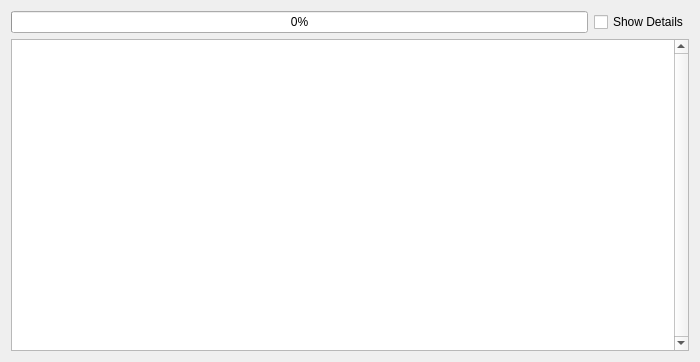
<?xml version="1.0" encoding="UTF-8"?>
<ui version="4.0">
 <class>avrOutputDialog</class>
 <widget class="QDialog" name="avrOutputDialog">
  <property name="geometry">
   <rect>
    <x>0</x>
    <y>0</y>
    <width>700</width>
    <height>348</height>
   </rect>
  </property>
  <property name="sizePolicy">
   <sizepolicy hsizetype="Preferred" vsizetype="Minimum">
    <horstretch>0</horstretch>
    <verstretch>0</verstretch>
   </sizepolicy>
  </property>
  <property name="minimumSize">
   <size>
    <width>700</width>
    <height>0</height>
   </size>
  </property>
  <property name="maximumSize">
   <size>
    <width>16777215</width>
    <height>16777215</height>
   </size>
  </property>
  <property name="windowTitle">
   <string>Dialog</string>
  </property>
  <property name="windowIcon">
   <iconset resource="companion.qrc">
    <normaloff>:/icon.png</normaloff>:/icon.png</iconset>
  </property>
  <layout class="QGridLayout" name="gridLayout">
   <item row="0" column="0">
    <layout class="QHBoxLayout" name="horizontalLayout">
     <item>
      <widget class="QProgressBar" name="progressBar">
       <property name="sizePolicy">
        <sizepolicy hsizetype="Expanding" vsizetype="Fixed">
         <horstretch>0</horstretch>
         <verstretch>0</verstretch>
        </sizepolicy>
       </property>
       <property name="minimumSize">
        <size>
         <width>480</width>
         <height>0</height>
        </size>
       </property>
       <property name="value">
        <number>0</number>
       </property>
      </widget>
     </item>
     <item>
      <widget class="QCheckBox" name="checkBox">
       <property name="text">
        <string>Show Details</string>
       </property>
      </widget>
     </item>
    </layout>
   </item>
   <item row="1" column="0">
    <widget class="QPlainTextEdit" name="plainTextEdit">
     <property name="enabled">
      <bool>true</bool>
     </property>
     <property name="sizePolicy">
      <sizepolicy hsizetype="Expanding" vsizetype="Expanding">
       <horstretch>0</horstretch>
       <verstretch>0</verstretch>
      </sizepolicy>
     </property>
     <property name="minimumSize">
      <size>
       <width>0</width>
       <height>312</height>
      </size>
     </property>
     <property name="font">
      <font>
       <family>Courier</family>
       <pointsize>10</pointsize>
      </font>
     </property>
     <property name="verticalScrollBarPolicy">
      <enum>Qt::ScrollBarAlwaysOn</enum>
     </property>
     <property name="lineWrapMode">
      <enum>QPlainTextEdit::WidgetWidth</enum>
     </property>
     <property name="readOnly">
      <bool>true</bool>
     </property>
     <property name="plainText">
      <string/>
     </property>
     <property name="textInteractionFlags">
      <set>Qt::TextSelectableByMouse</set>
     </property>
    </widget>
   </item>
  </layout>
 </widget>
 <resources>
  <include location="companion.qrc"/>
 </resources>
 <connections/>
</ui>
